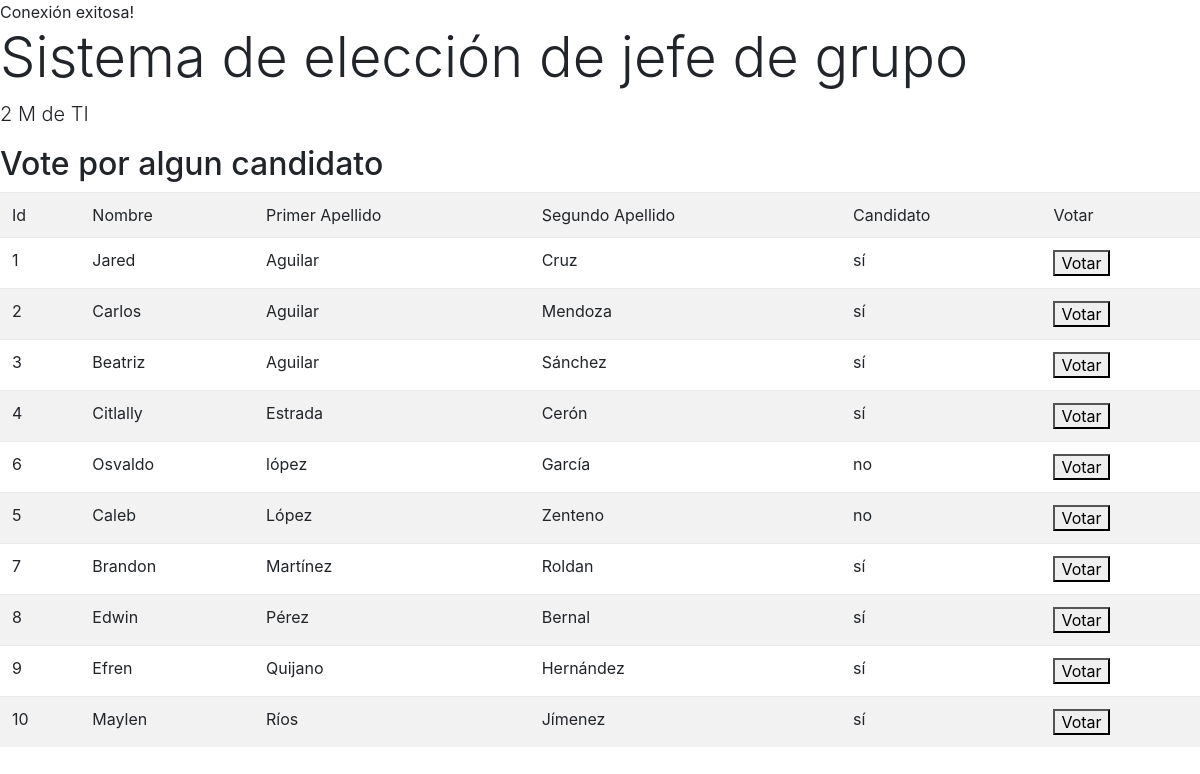
Screenshot of /candidatos.php with the database file from the repository.
### tables this page shows
CREATE TABLE `alumno` (
  `id` int(10) UNSIGNED NOT NULL,
  `nombre` varchar(50) NOT NULL,
  `apellido1` varchar(50) NOT NULL,
  `apellido2` varchar(50) DEFAULT NULL,
  `clave` varchar(50) DEFAULT NULL,
  `candidato` enum('sí','no') NOT NULL DEFAULT 'no',
  `vota_a` int(10) UNSIGNED DEFAULT NULL,
  `fecha_hora_voto` datetime DEFAULT NULL
);

### candidatos.php (the view, shortened to what this page needs)
<?php
require 'conexion.php';
$query = mysqli_query($mysqli, "SELECT * FROM alumno ORDER BY apellido1,apellido2 ASC");
?>
<!doctype html>
<html lang="es">
  <head>
    <link rel="stylesheet" href="css/bootstrap.min.css">
  </head>
  <body>
  <h1 class="display-4">Sistema de elección de jefe de grupo</h1>
        <p class="lead">2 M de TI</p>
  <h2>Vote por algun candidato</h2>
    <table class="table table-striped">
      <tr>
        <td>Id</td>
        <td>Nombre</td>
        <td>Primer Apellido</td>
        <td>Segundo Apellido</td>
        <td>Candidato</td>
        <td>Votar</td>
      </tr>
    <?php
    $id = $_GET['id'];
    while($res = mysqli_fetch_array($query)) {
      echo "<tr>";
      echo "<td>".$res['id']."</td>";
      echo "<td>".$res['nombre']."</td>";
      echo "<td>".$res['apellido1']."</td>";
      echo "<td>".$res['apellido2']."</td>";
      echo "<td>".$res['candidato']."</td>";
      echo "<td><a  href=\"votar.php?id=$id&vota_a=".$res['id']."\"><button>Votar</button></a></td>";
      echo "</tr>";
         }
    ?>
    </table>
  </body>
</html>

### rows the page displays
alumno: id "1", nombre "Jared", apellido1 "Aguilar", apellido2 "Cruz", candidato "sí"
alumno: id "2", nombre "Carlos", apellido1 "Aguilar", apellido2 "Mendoza", candidato "sí"
alumno: id "3", nombre "Beatriz", apellido1 "Aguilar", apellido2 "Sánchez", candidato "sí"
alumno: id "4", nombre "Citlally", apellido1 "Estrada", apellido2 "Cerón", candidato "sí"
alumno: id "6", nombre "Osvaldo", apellido1 "lópez", apellido2 "García", candidato "no"
alumno: id "5", nombre "Caleb", apellido1 "López", apellido2 "Zenteno", candidato "no"
alumno: id "7", nombre "Brandon", apellido1 "Martínez", apellido2 "Roldan", candidato "sí"
alumno: id "8", nombre "Edwin", apellido1 "Pérez", apellido2 "Bernal", candidato "sí"
alumno: id "9", nombre "Efren", apellido1 "Quijano", apellido2 "Hernández", candidato "sí"
alumno: id "10", nombre "Maylen", apellido1 "Ríos", apellido2 "Jímenez", candidato "sí"
